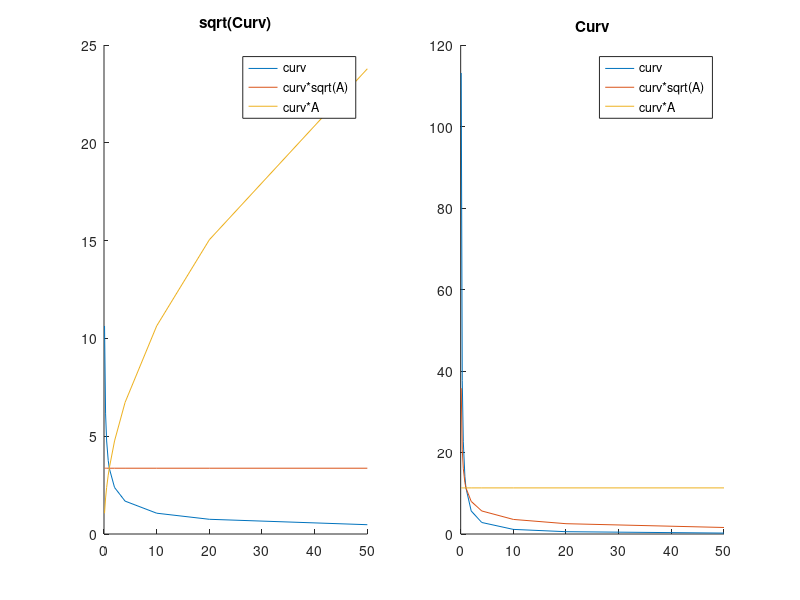

The MATLAB source for this figure:
curvFunc=@(pi,pip1,pim1,s1,s2)(-pi*(s1+s2)+pip1*s2+pim1*s1)/(s1^2*s2+s2^2*s1);

testPos=[1 0.75; 0.75 1 ; -0.75 1; -1 0.75; -0.75 -1; 0.75 -1 ; 1 0.75; 0.75 1];
ratioA=[0.1 0.3 0.5 0.8 1 2 4 10 20 50];
for jj=1:numel(ratioA)
    testPos2=testPos*ratioA(jj);
    for ii=2:size(testPos,1)-1
        pi1=testPos2(ii);
        pip1=testPos2(ii+1);
        pim1=testPos2(ii-1);
        curv(ii,1:2)=curvFunc(pi1,pip1,pim1,norm(pi1-pip1),norm(pi1-pim1));

    end
    aTotCurv(jj)=sum(sqrt(sum((curv.^2),2)));
end
figure('position',[100 100 1000 700])
subplot(1,2,1)
hold on
plot(ratioA,sqrt(aTotCurv))
plot(ratioA,sqrt(aTotCurv).*sqrt(ratioA))
plot(ratioA,sqrt(aTotCurv).*(ratioA))
legend('curv','curv*sqrt(A)','curv*A')
title('sqrt(Curv)')
subplot(1,2,2)
hold on
plot(ratioA,(aTotCurv))
plot(ratioA,(aTotCurv).*sqrt(ratioA))
plot(ratioA,(aTotCurv).*(ratioA))
legend('curv','curv*sqrt(A)','curv*A')
title('Curv')